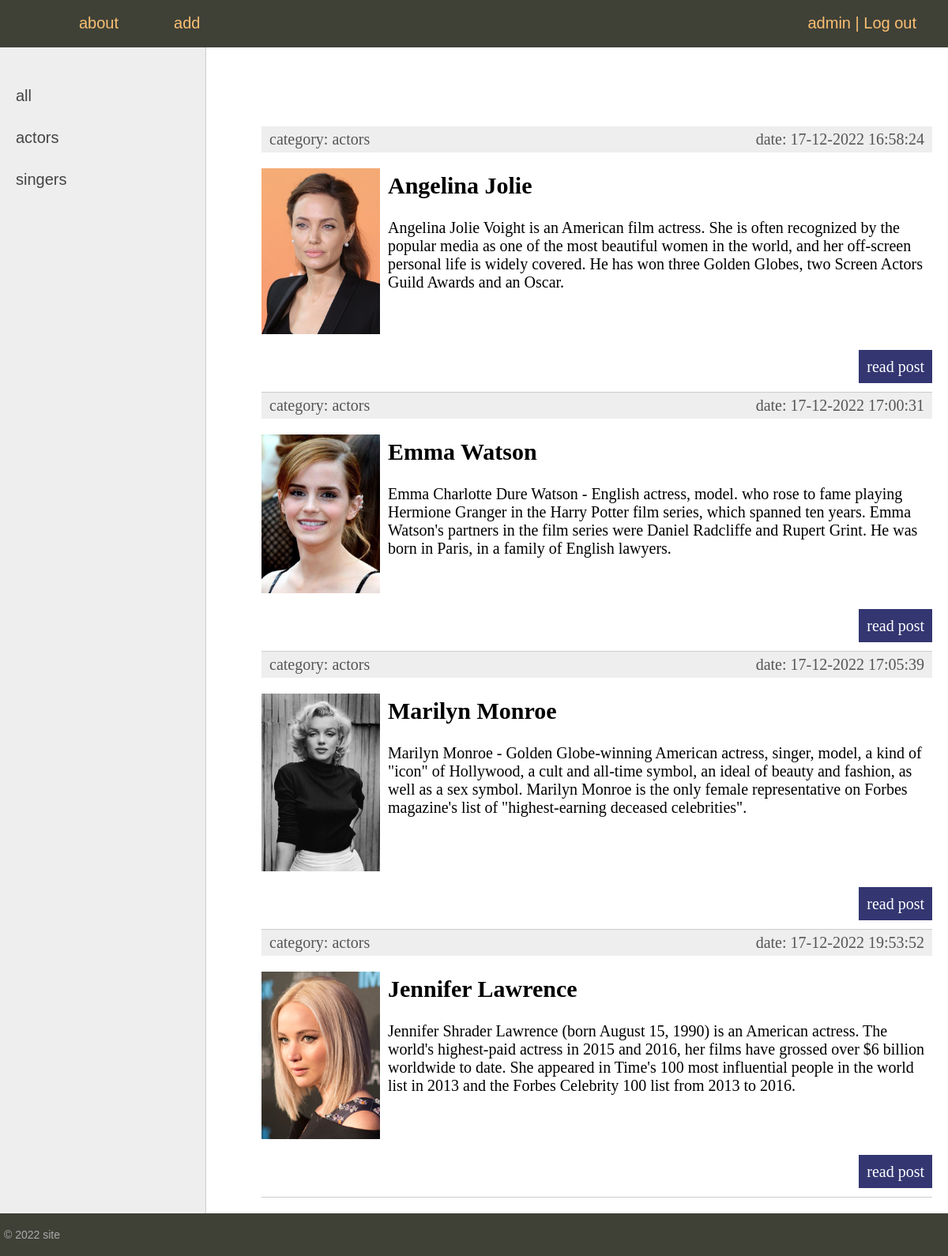
/category/actors/ (signed in), run on the app's committed database.
### women/models.py (models this page shows, shortened)
class Category(models.Model):
    name = models.CharField(max_length=100, db_index=True)
    slug = models.SlugField(max_length=250, unique=True, db_index=True, verbose_name="URL")
    def __str__(self):
        return self.name
    def get_absolute_url(self):
        return reverse('category', kwargs={'cat_slug': self.slug})

class Women(models.Model):
    title = models.CharField(max_length=250)
    slug = models.SlugField(max_length=250, unique=True,db_index=True,verbose_name="URL")
    content = models.TextField(blank=True)
    photo = models.ImageField(upload_to="photos/%Y/%m/%d/")
    time_create = models.DateTimeField(auto_now_add=True)
    time_update = models.DateTimeField(auto_now=True)
    is_published = models.BooleanField(default=True)
    cat = models.ForeignKey('Category', on_delete=models.PROTECT)
    def get_absolute_url(self):
        return reverse('post', kwargs={'post_slug': self.slug})
    class Meta:
        verbose_name = "popular women"
        verbose_name_plural = "popular women"
        ordering = ["time_create", "title"]

### women/views.py (the view)
# urls.py: path('category/<slug:cat_slug>/', WomenCategory.as_view(), name='category'),
class WomenCategory(DataMixin, ListView):
    model = Women
    template_name = 'women/index.html'
    context_object_name = 'posts'
    allow_empty = False
    def get_queryset(self):
        return Women.objects.filter(cat__slug=self.kwargs['cat_slug'], is_published=True)
    def get_context_data(self, *, object_list=None, **kwargs):
        context = super().get_context_data(**kwargs)
        c_def = self.get_user_context(title='Category - ' + str(context['posts'][0].cat),
                                      cat_selected=context['posts'][0].cat_id)
        return dict(list(context.items()) + list(c_def.items()))

### women/templatetags/women_tags.py (called while the page is built)
@register.inclusion_tag('women/list_categories.html')
def show_categories():
    cats = Category.objects.all()
    return {'cats': cats}

### women/utils.py (called while the page is built)
    def get_user_context(self, **kwargs):
        context = kwargs
        cats = Category.objects.all()
        user_menu = menu.copy()
        if not self.request.user.is_authenticated:
                user_menu.pop(1)
        context['menu'] = user_menu
        context['cats'] = cats
        if 'cat_selected' not in context:
                context['cat_selected'] = 0
        return context

### women/templates/women/index.html (shortened to what this page needs)
{% extends 'women/base.html' %}
{% block content %}
<ul class="list-articles">
	{% for p in posts %}
			<li>
				<div class="article-panel">
	<p class="first">category: {{p.cat}}</p>
	<p class="last">date: {{p.time_update|date:"d-m-Y H:i:s"}}</p>
</div>
				{% if p.photo %}
	<p><img class="img-article-left thumb" src="{{p.photo.url}}"></p>
{% endif %}
				<h2>{{p.title}}</h2>
			<p>{{p.content}}</p>
			<p class="link-read-post"><a href="{{ p.get_absolute_url }}">read post</a></p>
			</li>
	{% endfor %}
</ul>
{% endblock %}

### women/templates/women/base.html (shortened to what this page needs)
<!DOCTYPE html>
{% load static %}
{% load women_tags %}
<html>
<head>
	<link type="text/css" href="{% static 'women/css/styles.css' %}" rel="stylesheet" />
</head>
<body>
<table class="table-page" border=0 cellpadding="0" cellspacing="0">
<tr><td valign=top>
{% block mainmenu %}
		<div class="header">
			<ul id="mainmenu" class="mainmenu">
			<li class="logo"><a href="{% url 'home' %}"><div class="logo"></div></a></li>
{% for m in menu %}
			<li><a href="{% url m.url_name %}">{{m.title}}</a></li>
{% endfor %}
				{% if request.user.is_authenticated %}
				<li class="last"> {{user.username}} | <a href="{% url 'logout' %}">Log out</a></li>
				{% else %}
				<li class="last"><a href="{% url 'register' %}">Register</a> | <a href="{% url 'login' %}">Login</a></li>
				{% endif %}
			</ul>
		</div>
{% endblock mainmenu %}
<table class="table-content" border=0 cellpadding="0" cellspacing="0">
<tr>
	<td valign="top" class="left-chapters">
	<ul id="leftchapters">
{% if cat_selected == 0 %}
		<li class="selected">all</li>
{% else %}
		<li><a href="{% url 'home' %}">all</a></li>
{% endif %}
{% show_categories %}
	</ul>
</td>
<td valign="top" class="content">
	<div class="content-text">
{% block content %}
{% endblock %}
	</div>
</td></tr></table>
</td></tr>
<tr><td valign=top>
	<div id="footer">
		<p>&copy; 2022 site</p>
	</div>
</td></tr></table>
</body>
</html>

### women/templates/women/list_categories.html
{% for c in cats %}
	{% if c.pk == cat_selected %}
		<li class="selected">{{c.name}}</li>
	{% else %}
		<li><a href="{{ c.get_absolute_url }}">{{c.name}}</a></li>
	{% endif %}
{% endfor %}

### women/static/women/css/styles.css (style rules this page uses)
html, body { font-family: 'Arial'; margin: 0; padding: 0; height: 100%; width: 100%; color: #444; }
a { color: #0059b2; text-decoration: none; }
img { max-width: 600px; height: auto; }
img.img-article-left { max-width: 300px; height: auto; float: left; padding: 0 10px 10px 0; }
img.img-article-left.thumb { max-width: 150px; height: auto; }
p.link-read-post { text-align: right; }
p.link-read-post a { padding: 10px; min-width: 100px; background: #333671; color: #fff; text-decoration: none; }
div.article-panel { background: #eee; padding: 5px 10px 5px 10px; box-sizing: border-box; overflow: hidden; color: #555; }
div.article-panel p.first { margin: 0; float: left; }
div.article-panel p.last { margin: 0; float: right; }
ul.list-articles { list-style: none; margin: 0; padding: 0; }
ul.list-articles li { border-bottom: 1px solid #ccc; }
.table-page { width: 100%; height: 100%; vertical-align: top; }
.table-page tr { height: 100%; }
.header { background: #3F4137; height: 60px; }
.logo { background: url('../images/logo.png') no-repeat 10px 5px; width: 70px; height: 60px; }
ul.mainmenu { list-style: none; margin: 0; padding: 0; height: 60px; color: #fdc073; font-size: 20px; overflow: hidden; }
ul.mainmenu li { float: left; margin: 18px 40px 0 30px; }
ul.mainmenu li.logo { margin: 0; }
ul.mainmenu li.last { float: right; }
ul.mainmenu li a { color: #fdc073; text-decoration: none; }
.table-content { width: 100%; min-height: 100%; height: 100%; }
.left-chapters { margin: 0; background: #eee; border-right: 1px solid #ccc; min-height: 100%; }
.left-chapters ul { width: 230px; min-height: 100%; margin: 0; padding: 20px 10px 10px 20px; list-style: none; font-size: 20px; }
.left-chapters ul li { margin: 30px 0 0 0; color: #999; }
.left-chapters ul li a { color: #444; text-decoration: none; }
.content { padding: 40px 20px 20px 40px; width: 100%; box-sizing: border-box; }
.content-text { margin: 60px 0 0 30px; color: #000; font-size: 20px; font-family: Yandex Sans Display Light; }
#footer { box-sizing: border-box; background: #3F4137; padding: 5px; color: #aaa; font-size: 14px; font-family: Verdana, Geneva, Arial, Helvetica; text-align: left; overflow: hidden; }

### data on the page
Category: name "actors"
Category: name "singers"
Women: cat "actors", time_update "17-12-2022 16:58:24", photo (picture), title "Angelina Jolie", content "Angelina Jolie Voight is an American film actress. She is often recognized by the popular media as one of the most beautiful women in the world, and her off-screen personal life is widely covered. He has won three Golden Globes, two Screen Actors Guild Awards and an Oscar."
Women: cat "actors", time_update "17-12-2022 17:00:31", photo (picture), title "Emma Watson", content "Emma Charlotte Dure Watson - English actress, model. who rose to fame playing Hermione Granger in the Harry Potter film series, which spanned ten years. Emma Watson's partners in the film series were Daniel Radcliffe and Rupert Grint. He was born in Paris, in a family of English lawyers."
Women: cat "actors", time_update "17-12-2022 17:05:39", photo (picture), title "Marilyn Monroe", content "Marilyn Monroe - Golden Globe-winning American actress, singer, model, a kind of \"icon\" of Hollywood, a cult and all-time symbol, an ideal of beauty and fashion, as well as a sex symbol. Marilyn Monroe is the only female representative on Forbes magazine's list of \"highest-earning deceased celebrities\"."
Women: cat "actors", time_update "17-12-2022 19:53:52", photo (picture), title "Jennifer Lawrence", content "Jennifer Shrader Lawrence (born August 15, 1990) is an American actress. The world's highest-paid actress in 2015 and 2016, her films have grossed over $6 billion worldwide to date. She appeared in Time's 100 most influential people in the world list in 2013 and the Forbes Celebrity 100 list from 2013 to 2016."

### other printed values
{{ m.title }} "about" "add"
{{ user.username }} "admin"
